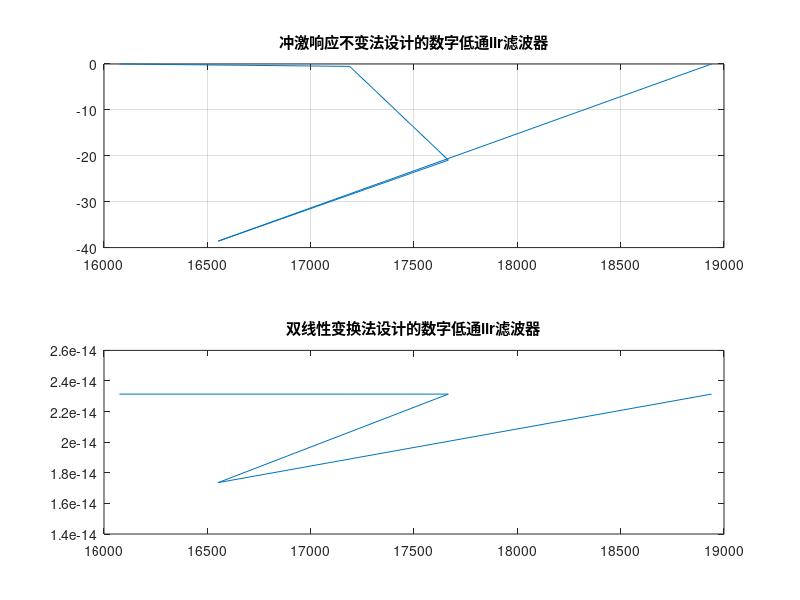

The MATLAB script that drew this image:
clear;clc;close all
fc=1000;
ap=1;as=30;fp=200;fs=400;
wp=2*pi*fp/fc;
ws=2*pi*fs/fc;
Wanp=wp*fc;
Wans=ws*fc;
[N,Wanc]=buttord(Wanp,Wans,ap,as,'s');
[b,a]=butter(N,Wanc,'s');
[B1,A1]=impinvar(b,a,fc);
[H1,w]=freqz(B1,A1,'whole');
subplot(2,1,1);
plot(w*fc/2/pi,20*log10(abs(H1)));
grid on;
title('冲激响应不变法设计的数字低通iir滤波器');
%双线性变换法
ap=1;as=30;fp=200;fs=400;
fc=1000;
wp=2*pi*fp/fc;
ws=2*pi*fs/fc;
anp=2*fc*tan(wp/2);
ans=2*fc*tan(ws/2);
[N,anc]=buttord(anp,ans,ap,as,'s');
[b,a]=butter(N,anc,'s');
[B2,A2]=bilinear(b,a,fc)
[H2,w]=freqz(B2,A2,'whole');
subplot(2,1,2);plot(w*fc/2/pi,20*log10(abs(H2)));
title("双线性变换法设计的数字低通iir滤波器");